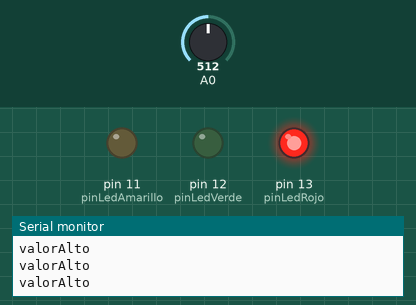
Bench run of a sketch on a simulated Arduino Uno, built with avr-gcc and run on an emulated ATmega328P. Shown: output pins drawn as LEDs (lit = HIGH), the last lines printed to the serial monitor. Inputs (shaded band) come from the test bench; at power-on: A0 = 512.

Above: at 1.3 s.
1.4 s: A0 set to 316
2.9 s: A0 set to 290
At 4.0 s:
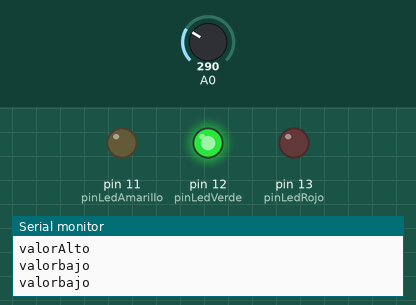
4.5 s: A0 set to 1010
At 5.2 s:
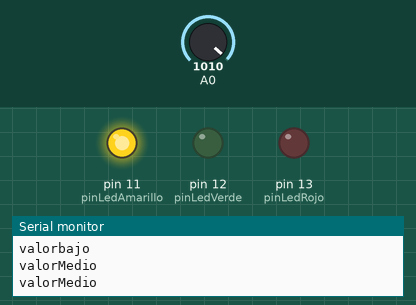
6.0 s: A0 set to 991
At 6.4 s:
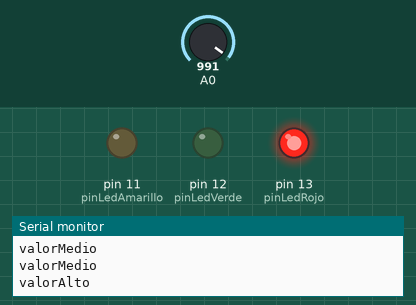
7.5 s: A0 set to 1023
At 8.7 s:
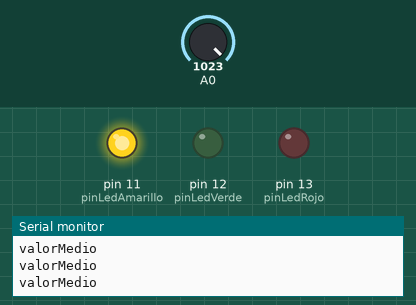
Timing chart, 0 to 10.0 s (numbered marks = the images above; inputs shaded):
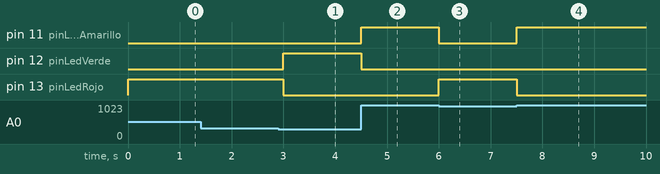

The sketch:

PotenciometroIF3LED.ino
```cpp
int pinLedRojo=13;
int pinLedVerde=12;
int pinLedAmarillo=11;

void setup()

{
pinMode(pinLedRojo,OUTPUT);
pinMode(pinLedVerde,OUTPUT);
pinMode(pinLedAmarillo,OUTPUT);
Serial.begin(9600);
}


void loop()

{
//Guardamos en una variable el valor que leemos//
int valor=analogRead(A0);

//Hacemos un if para que pase una cosa u otra//

  if(valor < 300)

       {
        //valor inferior a 300//
        digitalWrite(pinLedVerde,HIGH);
        digitalWrite(pinLedRojo,LOW);
        digitalWrite(pinLedAmarillo,LOW);
        Serial.println("valorbajo");
        }

  else  if (valor < 1000)
       {
        digitalWrite(pinLedRojo,HIGH);
        digitalWrite(pinLedVerde,LOW);
        digitalWrite(pinLedAmarillo,LOW);
        Serial.println("valorAlto");
        }

  else
         {
        digitalWrite(pinLedAmarillo,HIGH);
        digitalWrite(pinLedVerde,LOW);
        digitalWrite(pinLedRojo,LOW);
        Serial.println("valorMedio");
        }


  delay(500);
}
```

Measured:
- the behaviour switches between 300 and 299 on A0 (found by bisection; images 0 and 1)
- the behaviour switches between 1000 and 999 on A0 (found by bisection; images 2 and 3)
- after the input at 2.9 s, pin 12 (pinLedVerde): LOW → HIGH after 0.10 s; pin 13 (pinLedRojo): HIGH → LOW after 0.10 s
- after the input at 4.5 s, pin 11 (pinLedAmarillo): LOW → HIGH at once; pin 12 (pinLedVerde): HIGH → LOW at once
- after the input at 6.0 s, pin 11 (pinLedAmarillo): HIGH → LOW at once; pin 13 (pinLedRojo): LOW → HIGH at once
- after the input at 7.5 s, pin 11 (pinLedAmarillo): LOW → HIGH at once; pin 13 (pinLedRojo): HIGH → LOW at once
